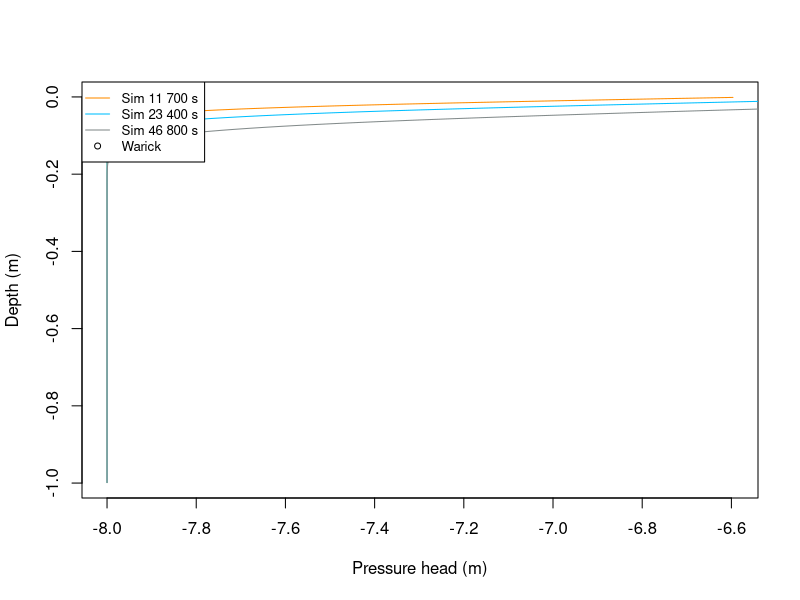

Write the R code that produced this figure.
pressure=read.csv("S_pressure_profil_t.dat", sep = "" , header = F ,
                  na.strings ="", stringsAsFactors= F) # time z pr h

data_pres_head=data.frame(time=pressure$V1,z=pressure$V2,p_h=pressure$V3/1000/9.81)
t11700=subset(data_pres_head, time ==11700, select = c(z, p_h))
t23400=subset(data_pres_head, time ==23400, select = c(z, p_h))
t46800=subset(data_pres_head, time ==46800, select = c(z, p_h))
jpeg("Warrick_dT.jpg")
plot(t11700$p_h,t11700$z,col="darkorange",type = "l", xlab = "Pressure head (m)", ylab = "Depth (m)")
points(-3.4,-0.255,col="darkorange")
points(-1.7,-0.24,col="darkorange")
points(-0.8,-0.215,col="darkorange")
lines(t23400$p_h,t23400$z,col="deepskyblue")
points(-3.4,-0.4,col="deepskyblue")
points(-1.7,-0.38,col="deepskyblue")
points(-0.8,-0.35,col="deepskyblue")
lines(t46800$p_h,t46800$z,col="azure4")
points(-3.4,-0.6,col="azure4")
points(-1.7,-0.59,col="azure4")
points(-0.8,-0.55,col="azure4")
legend("topleft", legend=c("Sim 11 700 s", "Sim 23 400 s", "Sim 46 800 s","Warick"),
       col=c("darkorange", "deepskyblue","azure4","black"), lty = c(1,1,1,NA), pch = c(NA,NA,NA, 1), cex=0.8)

dev.off()
